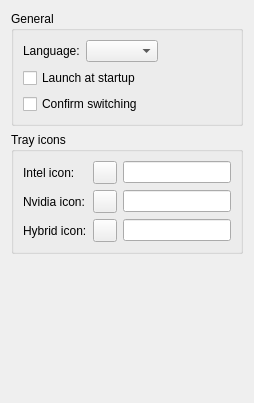
      <widget class="QWidget" name="generalPage">
       <layout class="QVBoxLayout" name="generalPageLayout">
        <item>
         <widget class="QGroupBox" name="generalGroupBox">
          <property name="title">
           <string>General</string>
          </property>
          <layout class="QGridLayout" name="gridLayout">
           <item row="0" column="1">
            <widget class="QComboBox" name="languageComboBox">
             <property name="toolTip">
              <string>&lt;html&gt;&lt;head/&gt;&lt;body&gt;&lt;p&gt;Interface language&lt;/p&gt;&lt;/body&gt;&lt;/html&gt;</string>
             </property>
            </widget>
           </item>
           <item row="0" column="0">
            <widget class="QLabel" name="languageLabel">
             <property name="sizePolicy">
              <sizepolicy hsizetype="Minimum" vsizetype="Minimum">
               <horstretch>0</horstretch>
               <verstretch>0</verstretch>
              </sizepolicy>
             </property>
             <property name="toolTip">
              <string>&lt;html&gt;&lt;head/&gt;&lt;body&gt;&lt;p&gt;Application language&lt;/p&gt;&lt;/body&gt;&lt;/html&gt;</string>
             </property>
             <property name="text">
              <string>Language:</string>
             </property>
            </widget>
           </item>
           <item row="0" column="2">
            <spacer name="generalBoxSpacer">
             <property name="orientation">
              <enum>Qt::Horizontal</enum>
             </property>
             <property name="sizeHint" stdset="0">
              <size>
               <width>40</width>
               <height>20</height>
              </size>
             </property>
            </spacer>
           </item>
           <item row="2" column="0" colspan="3">
            <widget class="QCheckBox" name="autostartCheckBox">
             <property name="toolTip">
              <string>&lt;html&gt;&lt;head/&gt;&lt;body&gt;&lt;p&gt;~/.config/autostart will be used&lt;/p&gt;&lt;/body&gt;&lt;/html&gt;</string>
             </property>
             <property name="text">
              <string>Launch at startup</string>
             </property>
            </widget>
           </item>
           <item row="3" column="0" colspan="3">
            <widget class="QCheckBox" name="confirmSwitchingCheckBox">
             <property name="toolTip">
              <string>&lt;html&gt;&lt;head/&gt;&lt;body&gt;&lt;p&gt;Show confirmation dialog when switching GPU&lt;/p&gt;&lt;/body&gt;&lt;/html&gt;</string>
             </property>
             <property name="text">
              <string>Confirm switching</string>
             </property>
            </widget>
           </item>
          </layout>
         </widget>
        </item>
        <item>
         <widget class="QGroupBox" name="trayIconGroupBox">
          <property name="title">
           <string>Tray icons</string>
          </property>
          <layout class="QGridLayout" name="gridLayout_2">
           <item row="3" column="1">
            <widget class="QToolButton" name="nvidiaIconButton">
             <property name="toolTip">
              <string>Choose icon</string>
             </property>
            </widget>
           </item>
           <item row="0" column="1">
            <widget class="QToolButton" name="intelIconButton">
             <property name="toolTip">
              <string>Choose icon</string>
             </property>
            </widget>
           </item>
           <item row="3" column="2">
            <widget class="QLineEdit" name="nvidiaIconEdit">
             <property name="toolTip">
              <string>&lt;html&gt;&lt;head/&gt;&lt;body&gt;&lt;p&gt;Path to the icon or icon name from theme&lt;/p&gt;&lt;/body&gt;&lt;/html&gt;</string>
             </property>
            </widget>
           </item>
           <item row="0" column="0">
            <widget class="QLabel" name="intelIconLabel">
             <property name="text">
              <string>Intel icon:</string>
             </property>
            </widget>
           </item>
           <item row="0" column="2">
            <widget class="QLineEdit" name="intelIconEdit">
             <property name="toolTip">
              <string>&lt;html&gt;&lt;head/&gt;&lt;body&gt;&lt;p&gt;Path to the icon or icon name from theme&lt;/p&gt;&lt;/body&gt;&lt;/html&gt;</string>
             </property>
            </widget>
           </item>
           <item row="3" column="0">
            <widget class="QLabel" name="nvidiaIconLabel">
             <property name="text">
              <string>Nvidia icon:</string>
             </property>
            </widget>
           </item>
           <item row="4" column="0">
            <widget class="QLabel" name="hybridIconLabel">
             <property name="text">
              <string>Hybrid icon:</string>
             </property>
            </widget>
           </item>
           <item row="4" column="1">
            <widget class="QToolButton" name="hybridIconButton"/>
           </item>
           <item row="4" column="2">
            <widget class="QLineEdit" name="hybridIconEdit"/>
           </item>
          </layout>
         </widget>
        </item>
        <item>
         <spacer name="generalSpacer">
          <property name="orientation">
           <enum>Qt::Vertical</enum>
          </property>
          <property name="sizeHint" stdset="0">
           <size>
            <width>20</width>
            <height>138</height>
           </size>
          </property>
         </spacer>
        </item>
       </layout>
      </widget>
